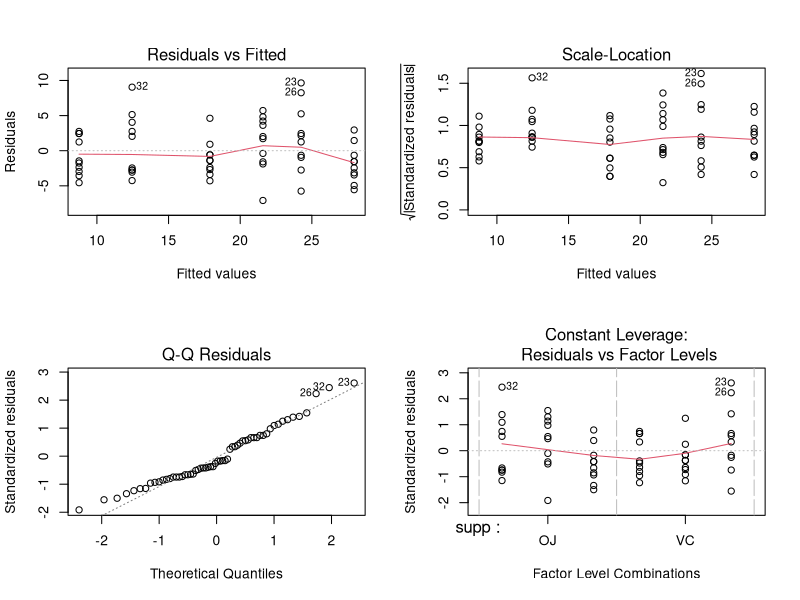
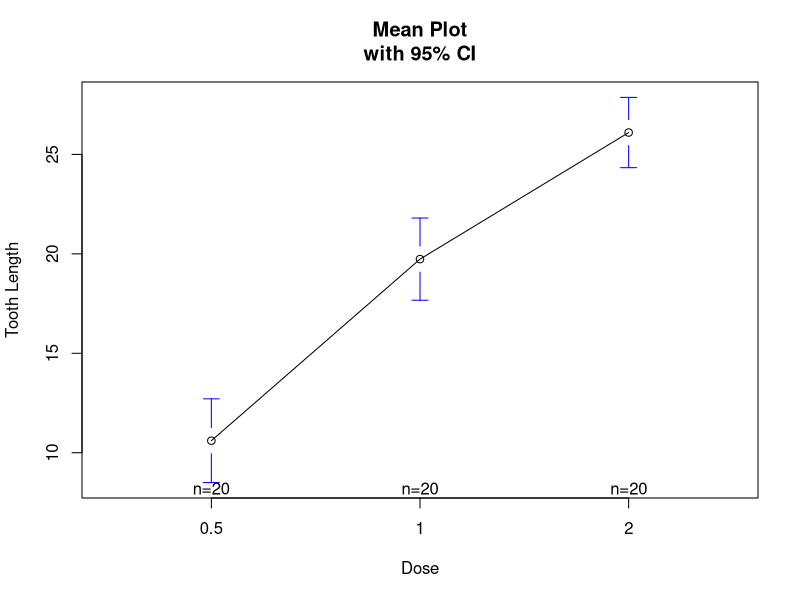
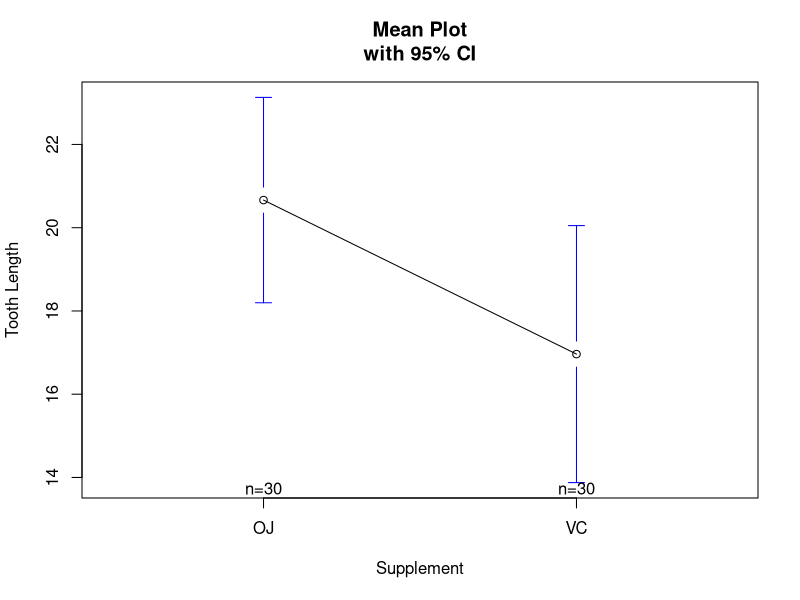

Write R code to recreate these figures, in order.
data <- ToothGrowth

data$supp <- factor(data$supp)
data$dose <- factor(data$dose)

fit <- aov(len ~ supp + dose, data=data)

layout(matrix(c(1,2,3,4),2,2)) # optional layout
plot(fit) # diagnostic plots

summary(fit) # display Type I ANOVA table
drop1(fit,~.,test="F") # type III SS and F Tests 

TukeyHSD(fit)

layout(matrix(c(1),1,1))

library(gplots)
plotmeans(data$len~data$dose,xlab="Dose",
          ylab="Tooth Length", main="Mean Plot\nwith 95% CI") 

plotmeans(data$len~data$supp,xlab="Supplement",
          ylab="Tooth Length", main="Mean Plot\nwith 95% CI") 
